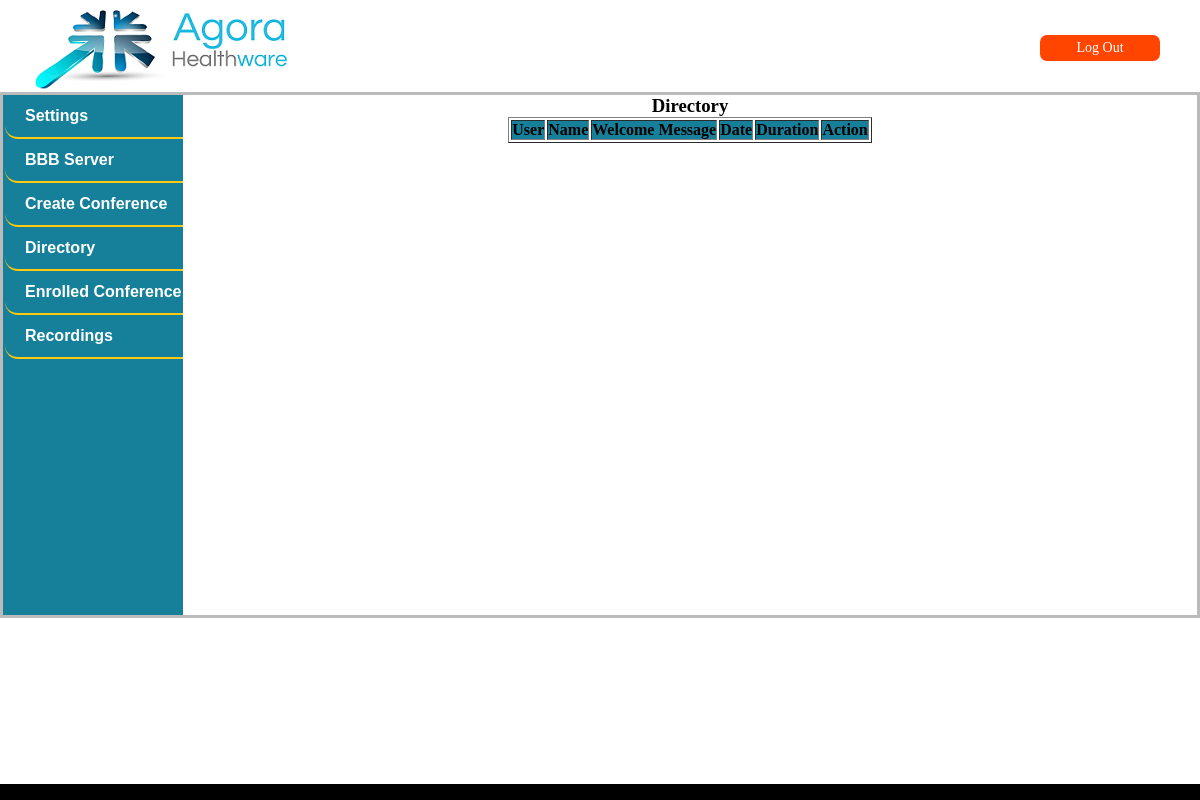
The page /join_requests.php (signed in) on the database as committed earlier.
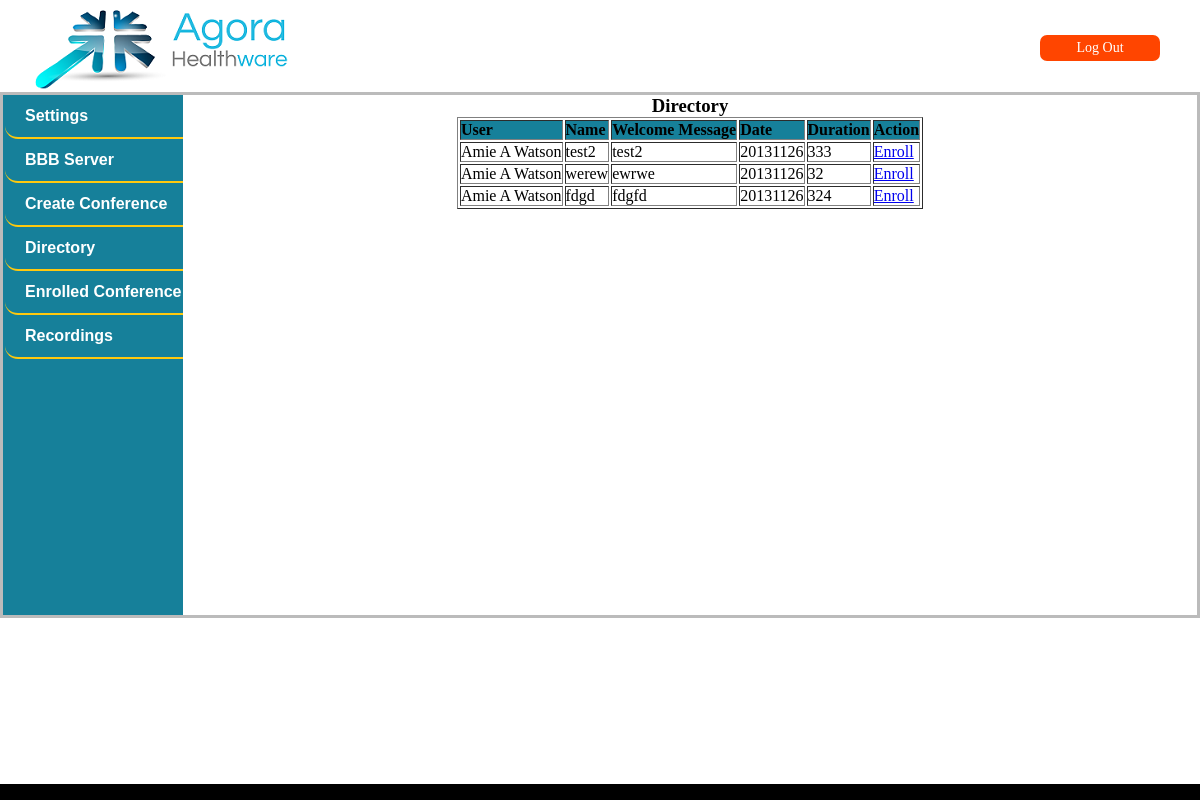
The same page on the database as committed later.
### tables this page shows
CREATE TABLE `meetings` (
  `id` int(11) NOT NULL AUTO_INCREMENT,
  `server_id` int(11) DEFAULT NULL,
  `owner_id` int(11) DEFAULT NULL,
  `owner_type` varchar(255) DEFAULT NULL,
  `meetingid` varchar(255) DEFAULT NULL,
  `name` varchar(255) DEFAULT NULL,
  `attendee_password` varchar(255) DEFAULT NULL,
  `moderator_password` varchar(255) DEFAULT NULL,
  `welcome_msg` varchar(255) DEFAULT NULL,
  `logout_url` varchar(255) DEFAULT NULL,
  `voice_bridge` varchar(255) DEFAULT NULL,
  `dial_number` varchar(255) DEFAULT NULL,
  `max_participants` int(11) DEFAULT NULL,
  `private` tinyint(1) DEFAULT '0',
  `created_at` datetime DEFAULT NULL,
  `updated_at` datetime DEFAULT NULL,
  `external` tinyint(1) DEFAULT '0',
  `param` varchar(255) DEFAULT NULL,
  `record` varchar(10) DEFAULT NULL,
  `duration` int(11) DEFAULT '0',
  `meeting_date` int(8) DEFAULT NULL,
  `speaker` varchar(255) DEFAULT NULL,
  `topic` varchar(255) DEFAULT NULL,
  `status` varchar(50) DEFAULT NULL,
  `meeting_time` varchar(10) DEFAULT NULL,
  PRIMARY KEY (`id`),
  UNIQUE KEY `index_bigbluebutton_rooms_on_meetingid` (`meetingid`),
  UNIQUE KEY `index_bigbluebutton_rooms_on_voice_bridge` (`voice_bridge`),
  KEY `index_bigbluebutton_rooms_on_server_id` (`server_id`)
);

CREATE TABLE `users` (
  `id` int(11) NOT NULL AUTO_INCREMENT,
  `login` varchar(255) DEFAULT NULL,
  `email` varchar(255) DEFAULT NULL,
  `password` varchar(40) DEFAULT NULL,
  `full_name` varchar(255) DEFAULT NULL,
  `user_type` varchar(255) DEFAULT NULL,
  PRIMARY KEY (`id`)
);

### classes/DBAccess.php (called while the page is built, shortened)
<?php
    class DBAccess{
        public function getJoinRequests($owner_id){
            $sql="select a.*,b.full_name from meetings a,users b where a.status='active' and a.owner_id=b.id and owner_id<>".$owner_id;
            $sql=$sql." and a.id not in (select meeting_id from invitations where user_id=".$owner_id.")";
            return(mysql_query($sql));
        }
    }
?>

### join_requests.php (the view, shortened to what this page needs)
<?php
    require_once('classes/DBAccess.php');
    $dbAccess= new DBAccess();
    $result=$dbAccess->getJoinRequests($_SESSION['owner_id']);
?>
<!doctype html>
<html lang="en">
    <head>
        <link rel="stylesheet" type="text/css" href="css/Style.css"/>
        <link rel="stylesheet" href="http://code.jquery.com/ui/1.9.1/themes/base/jquery-ui.css" />
        <link rel="stylesheet" type="text/css" href="css/jquery.alerts.css" media="screen" />
        <link rel="stylesheet" type="text/css" href="css/rhd.css"/>
    </head>
    <body onLoad="changeHashOnLoad();" >
        <?php include_once 'assets/main/HeaderNew.php'; ?>
        <?php include_once 'assets/main/LeftSideNew.php'; ?>
        <div id="rightform">
            <h3 style="text-align: center;">Directory</h3>
            <table align="center" class="rightform" border="1">
            <tr><th>User</th><th>Name</th><th>Welcome Message</th><th>Date</th><th>Duration</th><th>Action</th></tr>
            <?php
                while($row=mysql_fetch_array($result)){
                    echo "<tr>";
                    echo "<td>".$row['full_name']."</td>";
                    echo "<td>".$row['name']."</td>";
                    echo "<td>".$row['welcome_msg']."</td>";
                    echo "<td>".$row['meeting_date']."</td>";
                    echo "<td>".$row['duration']."</td>";
                        echo "<td><a href='enroll.php?meeting_id=".$row['id']."'>Enroll</a></td>";
                    echo "</tr>";
                }
            ?>
            </table>
        </div>
        <?php include_once 'assets/main/FooterNew.php'; ?>
    </body>
    </html>

### assets/main/HeaderNew.php (shortened to what this page needs)
<div id="topdiv">
<div id="Container">
<div id="top">
    <div id="logo"></div>
    <div id="logout">
        <form method="GET" action="logout.php?logout=1">
            <input type="submit" class="Btn" value="Log Out" />
        </form>
    </div>
</div>
</div>
</div>

### assets/main/LeftSideNew.php
<div id="content">
<div id="leftside">
<div class="menue" onmouseover="this.className">
<?php if($_SESSION['user_type'] == "admin") { ?>
    <div class="leftmenu"><div class="tt"> <a href="settings.php" id="repRfq">Settings</a> </div></div>
<?php } ?>
<?php if($_SESSION['user_type'] == "admin") { ?>
<div class="leftmenu"><div class="tt"> <a href="server.php" id="repRfq">BBB Server</a> </div></div>
<?php } ?>
<div class="leftmenu"><div class="tt"> <a href="create_meeting.php" id="repRfq">Create Conference</a> </div></div>
<div class="leftmenu"><div class="tt"> <a href="join_requests.php" id="repRfq">Directory</a> </div></div>
<div class="leftmenu"><div class="tt"> <a href="enrolled_conference.php" id="repRfq">Enrolled Conference</a> </div></div>
<div class="leftmenu"><div class="tt"> <a href="recordings.php" id="repRfq">Recordings</a> </div></div>
</div>
</div>

### assets/main/FooterNew.php
<div id="bottomdiv">
</div>

### css/Style.css (style rules this page uses)
* { margin: 0px; padding: 0px; }
#top { height: 82px; margin-top: 10px; }
#logo { background-image: url('../images/Logo_1.png'); height:83px; width: 309px; margin-left: 35px; float: left; background-repeat:no-repeat; }
#logout { float: right; padding-right: 40px; padding-top: 25px; }
.Btn { border-radius: 7px; display: block; text-align: center; background-color: orangered; width: 120px; height: 26px; color: white; font-size: 14px; font-family: Tahoma; border-style: hidden; }
#content { height: 520px; border-style: solid; border-color: #BBBBBB; }
#leftside { overflow: hidden; float: left; width: 180px; height: 520px; background-color:#16809A; }
.menue { margin-top: 0px; margin-left: 2px; text-align: left; }
.leftmenu { height: 42px; display: block; width: 180px; border-bottom-style: solid; border-width: 5px; border-color: #ffc90e; border-bottom-left-radius: 13px; border-width: 2px; line-height: 42px; margin-top:0px; }
.tt a { display: block; text-decoration: none; font-weight:bold; color: white; font-family:arial; width: 230px; padding-left:20px; height: 42px; text-align: left; }
#rightform { height: 520px; color:#000; background-color: #fff; text-align: center; }
.rightform { text-align: left; min-width: 30%; margin: 0px auto; }
th { background-color: #16809A; }

### css/rhd.css (style rules this page uses)
div#bottomdiv { position:fixed; bottom:0px; left:0px; width:100%; color:#CCC; background:black; padding:8px; }
div#topdiv { top:0px; left:0px; width:100%; color:#CCC; background:white; padding:0px; }

Rows that differ between the two databases and show on the page:
added meetings: users.full_name "Amie A Watson", name "test2", welcome_msg "test2", meeting_date "20131126", duration "333"
added meetings: users.full_name "Amie A Watson", name "werew", welcome_msg "ewrwe", meeting_date "20131126", duration "32"
added meetings: users.full_name "Amie A Watson", name "fdgd", welcome_msg "fdgfd", meeting_date "20131126", duration "324"
